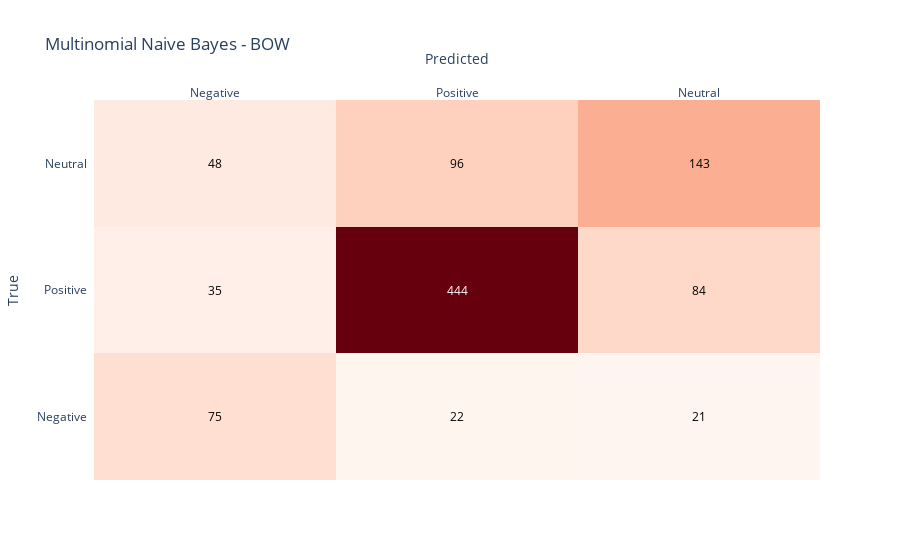

Here is the notebook cell this chart was saved with:
### Markdown cell above
## 11. Confusion Matrixes for two classification algorithms and two feature extractor methods

### Code cell
import plotly.figure_factory as ff

cm_nb_b = confusion_matrix(y_test_b, y_pred_nb_b)

# Define the labels for the confusion matrix
labels = ['Negative', 'Positive', 'Neutral']

# Create the confusion matrix as a list of lists
confusion_matrix_data = [
    [cm_nb_b[0, 0], cm_nb_b[0, 1], cm_nb_b[0, 2]],
    [cm_nb_b[1, 0], cm_nb_b[1, 1], cm_nb_b[1, 2]],
    [cm_nb_b[2, 0], cm_nb_b[2, 1], cm_nb_b[2, 2]]
]

# Create the confusion matrix plot
fig = ff.create_annotated_heatmap(
    z=confusion_matrix_data,
    x=labels,
    y=labels,
    colorscale='Reds'
)

# Update layout
fig.update_layout(
    title=' Multinomial Naive Bayes - BOW',
    xaxis=dict(title='Predicted'),
    yaxis=dict(title='True')
)

# Show plot
fig.show()

### Figure 1 — Plotly figure (JSON) as saved in the notebook; plotly's stock layout.template omitted (floating-point values rounded to 4 significant figures)
{"data": [{"colorscale": [[0, "rgb(255,245,240)"], [0.125, "rgb(254,224,210)"], [0.25, "rgb(252,187,161)"], [0.375, "rgb(252,146,114)"], [0.5, "rgb(251,106,74)"], [0.625, "rgb(239,59,44)"], [0.75, "rgb(203,24,29)"], [0.875, "rgb(165,15,21)"], [1, "rgb(103,0,13)"]], "reversescale": false, "showscale": false, "type": "heatmap", "x": ["Negative", "Positive", "Neutral"], "y": ["Negative", "Positive", "Neutral"], "z": [[75, 22, 21], [35, 444, 84], [48, 96, 143]]}], "layout": {"annotations": [{"font": {"color": "#000000"}, "showarrow": false, "text": "75", "x": "Negative", "xref": "x", "y": "Negative", "yref": "y"}, {"font": {"color": "#000000"}, "showarrow": false, "text": "22", "x": "Positive", "xref": "x", "y": "Negative", "yref": "y"}, {"font": {"color": "#000000"}, "showarrow": false, "text": "21", "x": "Neutral", "xref": "x", "y": "Negative", "yref": "y"}, {"font": {"color": "#000000"}, "showarrow": false, "text": "35", "x": "Negative", "xref": "x", "y": "Positive", "yref": "y"}, {"font": {"color": "#FFFFFF"}, "showarrow": false, "text": "444", "x": "Positive", "xref": "x", "y": "Positive", "yref": "y"}, {"font": {"color": "#000000"}, "showarrow": false, "text": "84", "x": "Neutral", "xref": "x", "y": "Positive", "yref": "y"}, {"font": {"color": "#000000"}, "showarrow": false, "text": "48", "x": "Negative", "xref": "x", "y": "Neutral", "yref": "y"}, {"font": {"color": "#000000"}, "showarrow": false, "text": "96", "x": "Positive", "xref": "x", "y": "Neutral", "yref": "y"}, {"font": {"color": "#000000"}, "showarrow": false, "text": "143", "x": "Neutral", "xref": "x", "y": "Neutral", "yref": "y"}], "title": {"text": " Multinomial Naive Bayes - BOW"}, "xaxis": {"dtick": 1, "gridcolor": "rgb(0, 0, 0)", "side": "top", "ticks": "", "title": {"text": "Predicted"}}, "yaxis": {"dtick": 1, "ticks": "", "ticksuffix": "  ", "title": {"text": "True"}}}}
